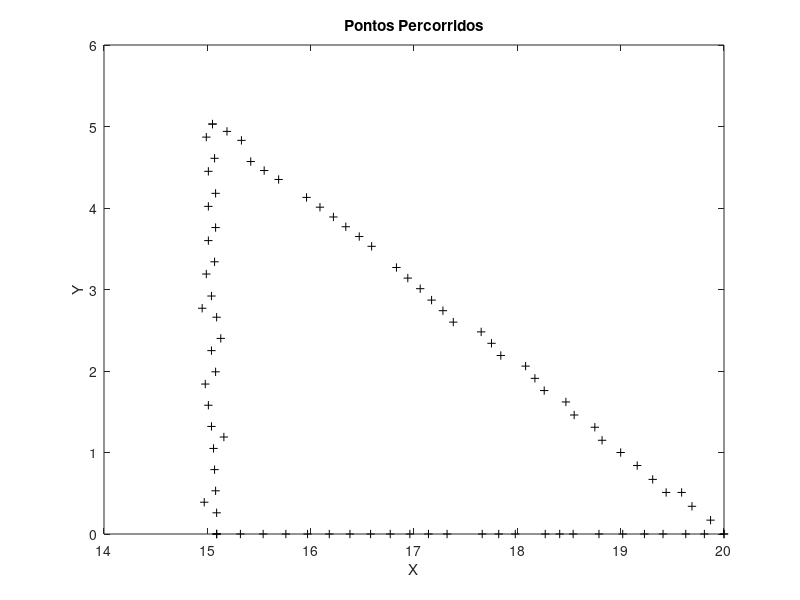
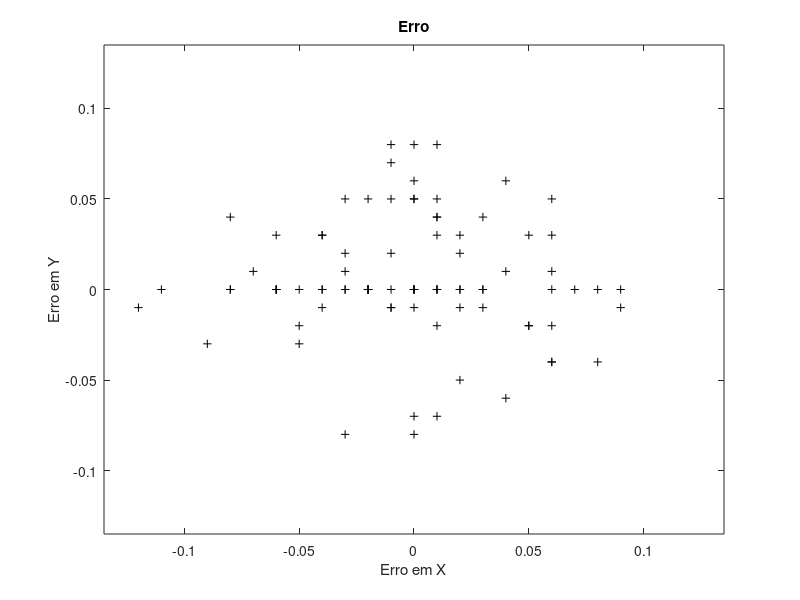

Reproduce these figures in MATLAB, in order.
clc;
clear;
close;

load("dump.txt");
teta1_ideal = dump([1:end],1);
teta2_ideal = dump([1:end],3);
teta1_real  = dump([1:end],2);
teta2_real  = dump([1:end],4);
x_ideal     = dump([1:end],5);
y_ideal	    = dump([1:end],7);
x_real      = dump([1:end],6);
y_real	    = dump([1:end],8);

%Assim, alterando o terceiro parâmetro, é possível fazer três gráficos, um acima do outro
%subplot(3,1,1);
%plot([teta1_real,teta2_real]);
%title("Espaço de juntas");
%xlabel ("Amostras");
%ylabel ("Posição");
%%text (pi, 0.7, "arbitrary text");
%legend ("Teta1(t)", "Teta2(t)");


figure (1)
plot(x_real,y_real, "k+");
title("Pontos Percorridos");
xlabel ("X");
ylabel ("Y");

%Gráfico dos erros, mostrando o quanto erra em x e o quanto em y

erro_x = x_real - x_ideal;
erro_y = y_real - y_ideal;
erro_max = max(erro_x.^2 + erro_y.^2);
maior_diff = max(max([erro_x,erro_y]));
range = 1.5*maior_diff;



figure (2)
plot(erro_x, erro_y, "k+");
title("Erro");
xlabel ("Erro em X");
ylabel ("Erro em Y");
axis([-range, range, -range, range]);
